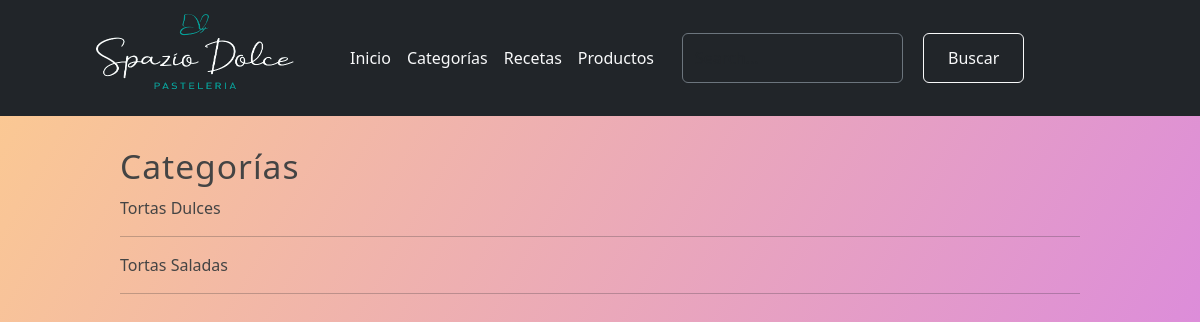
Before: /categorias/ with the older database file.
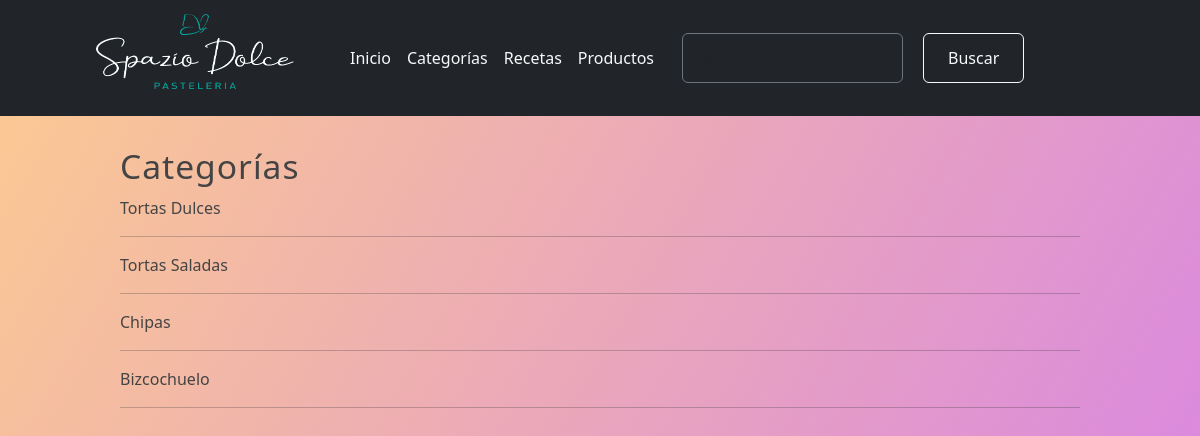
After: the same page with the newer database file.
### blog/models.py (models this page shows, shortened)
class Category(models.Model):
    name = models.CharField(max_length=100, verbose_name='Nombre')
    description = models.CharField(max_length=255,verbose_name='Descripción')
    created_at = models.DateTimeField(auto_now_add=True, verbose_name='Creado el')
    class Meta:
        verbose_name = 'Categoría'
        verbose_name_plural = 'Categorías'

### blog/views.py (the view)
# urls.py: path('categorias/', views.categories, name = 'list_categorias'),
def categories(request):
    categories = Category.objects.all()
    return render(request,'categories/listcategory.html',{
        'title' : 'Categorías',
        'categories' : categories,
    })

### blog/processor.py (called while the page is built)
def get_categories(request):
    categories_in_use = Article.objects.filter(public = True).values_list('categories',flat = True)
    categories = Category.objects.filter(id__in =categories_in_use).values_list('id','name')
    return {
        'categories' : categories,
        'categories_in_use' :categories_in_use
    }

### pages/context_processors.py (called while the page is built)
def get_pages(request):
    pages = Page.objects.filter(visible = True).order_by("order").values_list('id','title', 'slug')
    return {
        'pages' : pages
    }

### blog/templates/categories/listcategory.html (shortened to what this page needs)
{% extends 'layouts/layout.html'%}
{%block content %}
<body class="body-list-cat">
    <h1 class ="title">{{title}}</h1>
    {% include 'categories/categories.html' %}
    </body>
{% endblock %}

### blog/templates/categories/categories.html (shortened to what this page needs)
{% for category in categories%}
<article class = "article-item">
    <div class = "data">
        <p>
            {% if category.id %}
            <a href="{% url 'category' category.id %}">{{ category.name}}</a>
        {% endif %}
        </p>
    </div>
</article>
<hr>
{% endfor %}

Changed rows visible on the page:
added Category: name "Chipas"
added Category: name "Bizcochuelo"
